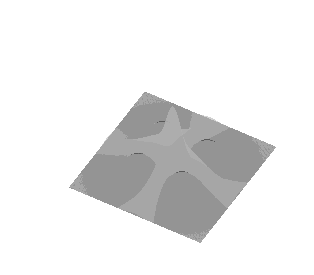

Source code (MATLAB):
% draw nosofsky plots

% means
mu1=[80 80];
mu2=[160 80];
mu3=[80 160];
mu4=[160 160];
mu56=[120 120];

% covariance matrices
cov1234=[20 0; 0 20];
cov5=[10 0; 0 50];
cov6=[50 0; 0 10];

% co-ords
x=[0:2:240]; nx=length(x);
y=[0:2:240]; ny=length(y);

% get density 1
px=normpdf(x,mu1(1),cov1234(1,1));
py=normpdf(y,mu1(2),cov1234(2,2));
p1=repmat(px,ny,1).*repmat(py',1,nx);

% get density 2
px=normpdf(x,mu2(1),cov1234(1,1));
py=normpdf(y,mu2(2),cov1234(2,2));
p2=repmat(px,ny,1).*repmat(py',1,nx);

% get density 3
px=normpdf(x,mu3(1),cov1234(1,1));
py=normpdf(y,mu3(2),cov1234(2,2));
p3=repmat(px,ny,1).*repmat(py',1,nx);

% get density 4
px=normpdf(x,mu4(1),cov1234(1,1));
py=normpdf(y,mu4(2),cov1234(2,2));
p4=repmat(px,ny,1).*repmat(py',1,nx);

% get density 5
px=normpdf(x,mu56(1),cov5(1,1));
py=normpdf(y,mu56(2),cov5(2,2));
p5=repmat(px,ny,1).*repmat(py',1,nx);

% get density 6
px=normpdf(x,mu56(1),cov6(1,1));
py=normpdf(y,mu56(2),cov6(2,2));
p6=repmat(px,ny,1).*repmat(py',1,nx);

% make the two category densities
pA=(p1+p2+p3+p4)/4;
pB=(p5+p6)/2;

% draw figure
figure(1);clf; hold on; 
a1=.6; a2=.5;
c1=.3; c2=.7;
ind=[1:2:nx];
h1=surf(x,y,pA);
h2=surf(x,y,pB);
h3=surf(x(ind),y(ind),pA(ind,ind));
h4=surf(x(ind),y(ind),pB(ind,ind));
set(h1,'facecolor',[1 1 1]*c1,'facealpha',a1,'edgealpha',0);
set(h2,'facecolor',[1 1 1]*c2,'facealpha',a1,'edgealpha',0);
set(h3,'facecolor',[1 1 1]*c1,'facealpha',0,'edgealpha',a2);
set(h4,'facecolor',[1 1 1]*c2,'facealpha',0,'edgealpha',a2);

view(30,60);
set(gca,'visible','off')
set(gcf,'paperunits','centimeters','paperposition',[1 1 8 7])
%print -depsc2 -r300 catpic